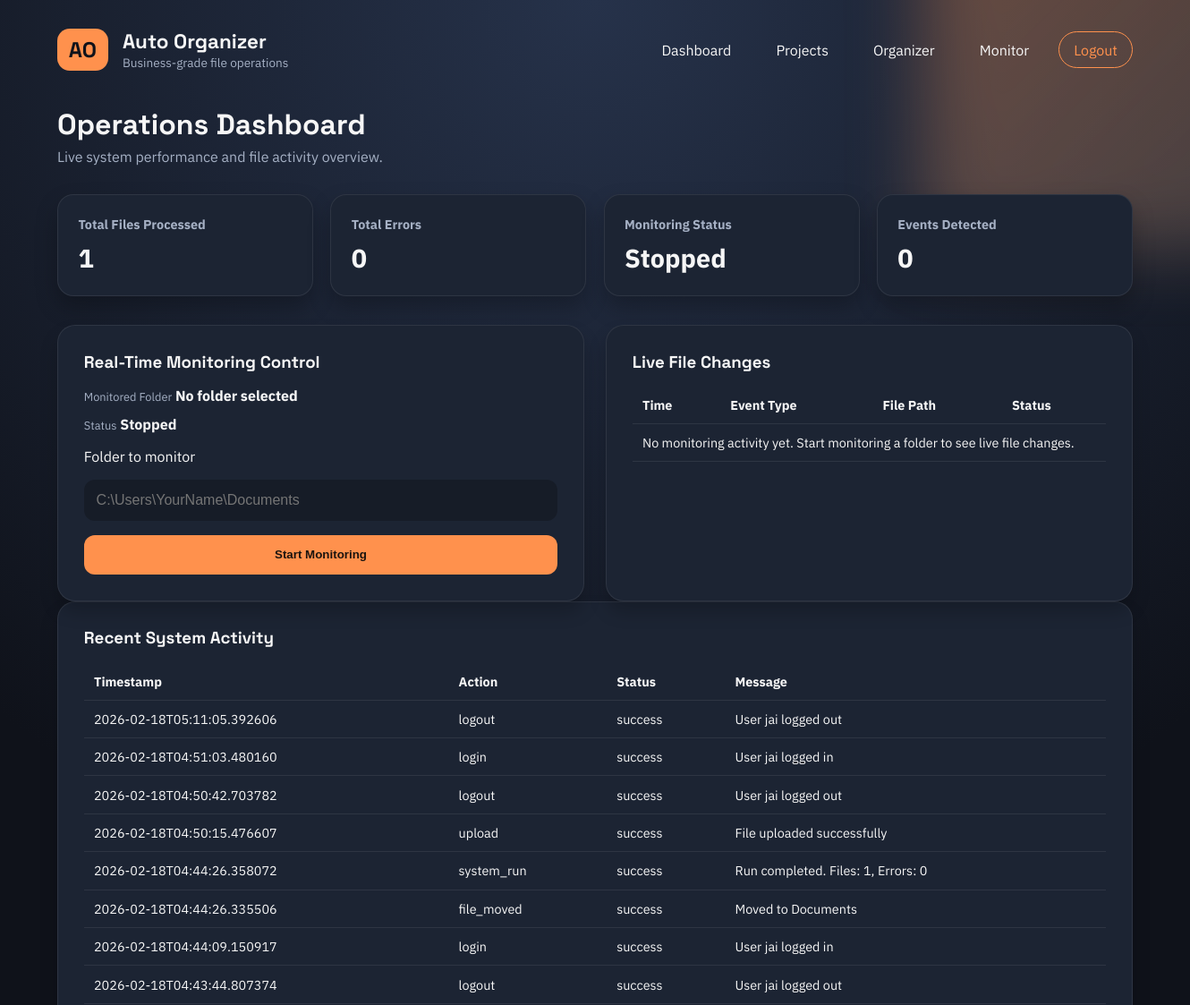
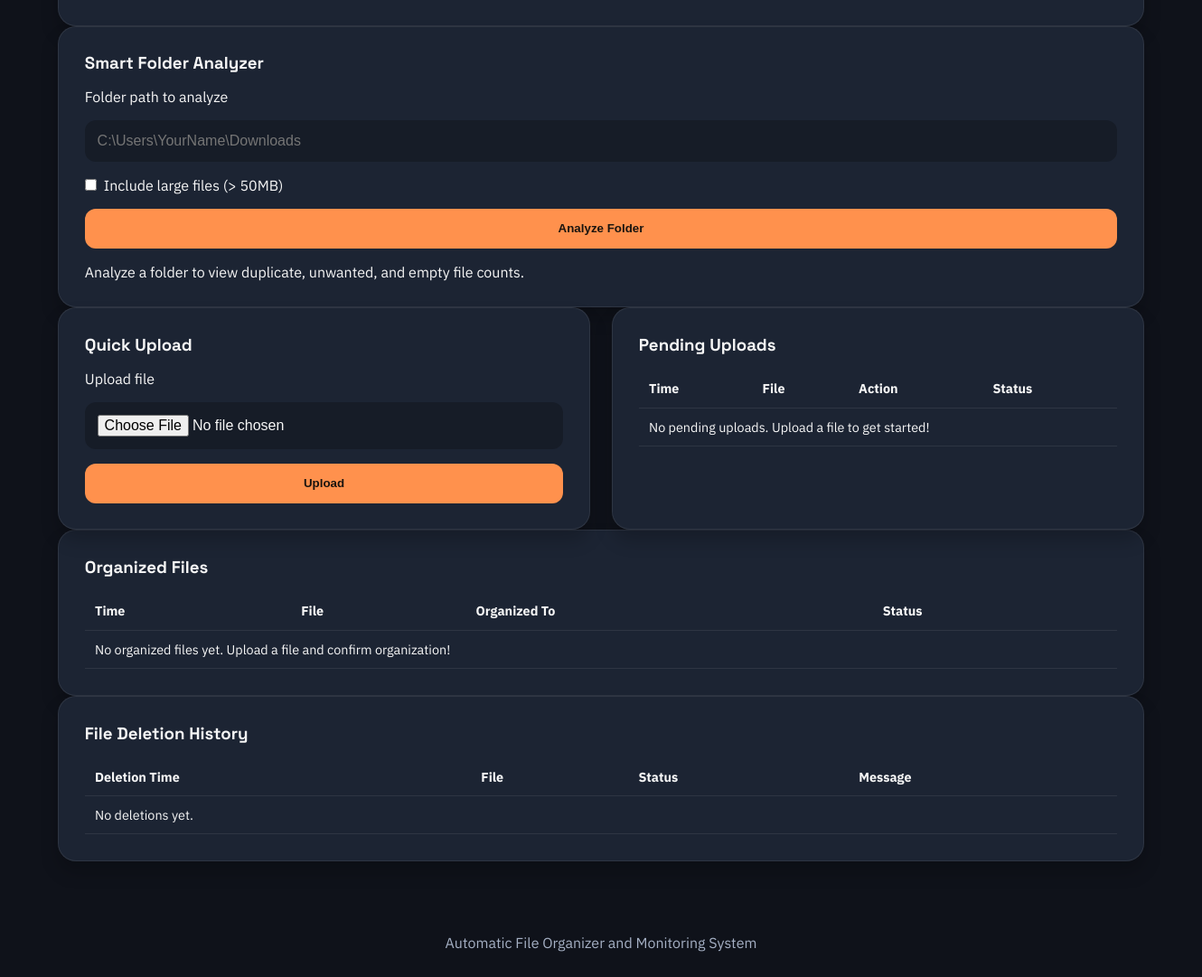
/dashboard (signed in), run on the app's committed database (2 pictures, top to bottom).
### tables this page shows
CREATE TABLE stats (
                    id INTEGER PRIMARY KEY AUTOINCREMENT,
                    total_files INTEGER NOT NULL,
                    total_errors INTEGER NOT NULL,
                    last_run TEXT NOT NULL,
                    session_id TEXT NOT NULL
                , username TEXT);

CREATE TABLE logs (
                    id INTEGER PRIMARY KEY AUTOINCREMENT,
                    action TEXT NOT NULL,
                    filename TEXT NOT NULL,
                    status TEXT NOT NULL,
                    message TEXT NOT NULL,
                    timestamp TEXT NOT NULL,
                    session_id TEXT NOT NULL
                , username TEXT);

### app.py (the view)
@app.route("/dashboard")
@login_required
def dashboard():
    session_id = ensure_session_id()
    username = session.get("username", "")
    stats = monitor.get_latest_stats(username, session_id)
    logs = db.get_recent_logs(username, limit=10)
    pending_uploads = db.get_pending_uploads(username, limit=10)
    organized_logs = db.get_logs_by_action(username, "uploaded_and_organized", limit=10)
    delete_logs = db.get_logs_by_action(username, "delete", limit=10)
    monitoring_logs = db.get_monitoring_logs(username, limit=10)
    system_status = monitor.get_system_status(stats)
    is_monitoring = file_monitor.is_monitoring(username, session_id)
    event_count = file_monitor.get_event_count(username, session_id)
    monitored_folder = session.get("monitored_folder", "No folder selected")
    smart_folder_analysis = session.get("smart_folder_analysis")
    smart_folder_path = session.get("smart_folder_path", "")
    return render_template(
        "dashboard.html",
        stats=stats,
        logs=logs,
        pending_uploads=pending_uploads,
        organized_logs=organized_logs,
        delete_logs=delete_logs,
        monitoring_logs=monitoring_logs,
        system_status=system_status,
        session_id=session_id,
        is_monitoring=is_monitoring,
        event_count=event_count,
        monitored_folder=monitored_folder,
        smart_folder_analysis=smart_folder_analysis,
        smart_folder_path=smart_folder_path,
    )

### templates/dashboard.html
{% extends "base.html" %}
{% block content %}
<section class="page-header">
    <h2>Operations Dashboard</h2>
    <p>Live system performance and file activity overview.</p>
</section>
<section class="stats-grid">
    <div class="stat-card">
        <h3>Total Files Processed</h3>
        <p class="stat-value">{{ stats.total_files }}</p>
    </div>
    <div class="stat-card">
        <h3>Total Errors</h3>
        <p class="stat-value">{{ stats.total_errors }}</p>
    </div>
    <div class="stat-card">
        <h3>Monitoring Status</h3>
        <p class="stat-value">{{ 'Running' if is_monitoring else 'Stopped' }}</p>
    </div>
    <div class="stat-card">
        <h3>Events Detected</h3>
        <p class="stat-value">{{ event_count }}</p>
    </div>
</section>
<section class="split-grid">
    <div class="panel">
        <h3>Real-Time Monitoring Control</h3>
        <div class="info-list">
            <div>
                <span>Monitored Folder</span>
                <strong>{{ monitored_folder }}</strong>
            </div>
            <div>
                <span>Status</span>
                <strong>{{ 'Running' if is_monitoring else 'Stopped' }}</strong>
            </div>
        </div>
        {% if is_monitoring %}
            <form method="POST" action="{{ url_for('stop_monitoring') }}" style="margin-top: 1rem;">
                <button type="submit" class="primary" style="background: #e74c3c;">Stop Monitoring</button>
            </form>
        {% else %}
            <form method="POST" action="{{ url_for('start_monitoring') }}" class="organizer-form" style="margin-top: 1rem;">
                <label for="folder_path">Folder to monitor</label>
                <input type="text" name="folder_path" id="folder_path" placeholder="C:\Users\YourName\Documents" required />
                <button type="submit" class="primary">Start Monitoring</button>
            </form>
        {% endif %}
    </div>
    <div class="panel">
        <h3>Live File Changes</h3>
        <div class="table-wrapper">
            <table>
                <thead>
                    <tr>
                        <th>Time</th>
                        <th>Event Type</th>
                        <th>File Path</th>
                        <th>Status</th>
                    </tr>
                </thead>
                <tbody>
                    {% for log in monitoring_logs %}
                    <tr>
                        <td>{{ log.timestamp }}</td>
                        <td>
                            {% if log.action == 'file_created' %}
                                <span style="color: #2ecc71;">● File Created</span>
                            {% elif log.action == 'folder_created' %}
                                <span style="color: #2ecc71;">📁 Folder Created</span>
                            {% elif log.action == 'file_deleted' %}
                                <span style="color: #e74c3c;">● File Deleted</span>
                            {% elif log.action == 'folder_deleted' %}
                                <span style="color: #e74c3c;">📁 Folder Deleted</span>
                            {% elif log.action == 'file_modified' %}
                                <span style="color: #f39c12;">● File Modified</span>
                            {% elif log.action == 'file_renamed' %}
                                <span style="color: #3498db;">● File Renamed</span>
                            {% elif log.action == 'folder_renamed' %}
                                <span style="color: #3498db;">📁 Folder Renamed</span>
                            {% else %}
                                {{ log.action }}
                            {% endif %}
                        </td>
                        <td style="font-size: 0.85rem;">{{ log.filename }}</td>
                        <td>{{ log.status }}</td>
                    </tr>
                    {% else %}
                    <tr>
                        <td colspan="4">No monitoring activity yet. Start monitoring a folder to see live file changes.</td>
                    </tr>
                    {% endfor %}
                </tbody>
            </table>
        </div>
    </div>
</section>
<section class="panel">
    <h3>Recent System Activity</h3>
    <div class="table-wrapper">
        <table>
            <thead>
                <tr>
                    <th>Timestamp</th>
                    <th>Action</th>
                    <th>Status</th>
                    <th>Message</th>
                </tr>
            </thead>
            <tbody>
                {% for log in logs %}
                <tr>
                    <td>{{ log.timestamp }}</td>
                    <td>{{ log.action }}</td>
                    <td>{{ log.status }}</td>
                    <td>{{ log.message }}</td>
                </tr>
                {% else %}
                <tr>
                    <td colspan="4">No logs yet.</td>
                </tr>
                {% endfor %}
            </tbody>
        </table>
    </div>
</section>
<section class="panel">
    <h3>Smart Folder Analyzer</h3>
    <form method="POST" action="{{ url_for('analyze_folder') }}" class="organizer-form" style="margin-bottom: 1rem;">
        <label for="analyze_folder_path">Folder path to analyze</label>
        <input
            type="text"
            name="analyze_folder_path"
            id="analyze_folder_path"
            placeholder="C:\Users\YourName\Downloads"
            value="{{ smart_folder_path }}"
            required
        />
        <label style="display: flex; align-items: center; gap: 0.5rem;">
            <input type="checkbox" name="include_large" />
            Include large files (&gt; 50MB)
        </label>
        <button type="submit" class="primary">Analyze Folder</button>
    </form>
    {% if smart_folder_analysis %}
        <div class="table-wrapper" style="margin-bottom: 1rem;">
            <table>
                <thead>
                    <tr>
                        <th>Total Files</th>
                        <th>Duplicates</th>
                        <th>Unwanted</th>
                        <th>Empty</th>
                    </tr>
                </thead>
                <tbody>
                    <tr>
                        <td>{{ smart_folder_analysis.total_files }}</td>
                        <td>{{ smart_folder_analysis.duplicate_count }}</td>
                        <td>{{ smart_folder_analysis.unwanted_count }}</td>
                        <td>{{ smart_folder_analysis.empty_count }}</td>
                    </tr>
                </tbody>
            </table>
        </div>
        <form method="POST" action="{{ url_for('clean_folder') }}" class="organizer-form">
            <input type="hidden" name="clean_folder_path" value="{{ smart_folder_analysis.folder_path }}" />
            <label style="display: flex; align-items: center; gap: 0.5rem;">
                <input type="checkbox" name="include_large" />
                Include large files (&gt; 50MB)
            </label>
            <button type="submit" class="primary" style="background: #e67e22;">Clean Folder</button>
        </form>
    {% else %}
        <p style="margin: 0;">Analyze a folder to view duplicate, unwanted, and empty file counts.</p>
    {% endif %}
</section>
<section class="split-grid">
    <div class="panel">
        <h3>Quick Upload</h3>
        <form method="POST" action="{{ url_for('upload') }}" enctype="multipart/form-data" class="organizer-form">
            <label for="file">Upload file</label>
            <input type="file" name="file" id="file" required />
            <button type="submit" class="primary">Upload</button>
        </form>
    </div>
    <div class="panel">
        <h3>Pending Uploads</h3>
        <div class="table-wrapper">
            <table>
                <thead>
                    <tr>
                        <th>Time</th>
                        <th>File</th>
                        <th>Action</th>
                        <th>Status</th>
                    </tr>
                </thead>
                <tbody>
                    {% for log in pending_uploads %}
                    <tr>
                        <td>{{ log.timestamp }}</td>
                        <td>{{ log.filename }}</td>
                        <td>
                            <div class="action-buttons" style="gap: 0.25rem;">
                                <form method="POST" action="{{ url_for('confirm_organize', filename=log.filename) }}" style="display: inline;">
                                    <button type="submit" class="action-btn confirm-btn" title="Organize this file">Organize</button>
                                </form>
                                <form method="POST" action="{{ url_for('reject_organize', filename=log.filename) }}" style="display: inline;">
                                    <button type="submit" class="action-btn reject-btn" title="Keep in uploads folder">Keep</button>
                                </form>
                            </div>
                        </td>
                        <td>{{ log.status }}</td>
                    </tr>
                    {% else %}
                    <tr>
                        <td colspan="4">No pending uploads. Upload a file to get started!</td>
                    </tr>
                    {% endfor %}
                </tbody>
            </table>
        </div>
    </div>
</section>
<section class="panel">
    <h3>Organized Files</h3>
    <div class="table-wrapper">
        <table>
            <thead>
                <tr>
                    <th>Time</th>
                    <th>File</th>
                    <th>Organized To</th>
                    <th>Status</th>
                </tr>
            </thead>
            <tbody>
                {% for log in organized_logs %}
                <tr>
                    <td>{{ log.timestamp }}</td>
                    <td>{{ log.filename }}</td>
                    <td style="color: #2ecc71; font-weight: 500;">{{ log.message }}</td>
                    <td>{{ log.status }}</td>
                </tr>
                {% else %}
                <tr>
                    <td colspan="4">No organized files yet. Upload a file and confirm organization!</td>
                </tr>
                {% endfor %}
            </tbody>
        </table>
    </div>
</section>
<section class="panel">
    <h3>File Deletion History</h3>
    <div class="table-wrapper">
        <table>
            <thead>
                <tr>
                    <th>Deletion Time</th>
                    <th>File</th>
                    <th>Status</th>
                    <th>Message</th>
                </tr>
            </thead>
            <tbody>
                {% for log in delete_logs %}
                <tr>
                    <td>{{ log.timestamp }}</td>
                    <td>{{ log.filename }}</td>
                    <td>{{ log.status }}</td>
                    <td>{{ log.message }}</td>
                </tr>
                {% else %}
                <tr>
                    <td colspan="4">No deletions yet.</td>
                </tr>
                {% endfor %}
            </tbody>
        </table>
    </div>
</section>
{% endblock %}

### data on the page
stats: total_files "1", total_errors "0"
logs: timestamp "2026-02-18T05:11:05.392606", action "logout", status "success", message "User jai logged out"
logs: timestamp "2026-02-18T04:51:03.480160", action "login", status "success", message "User jai logged in"
logs: timestamp "2026-02-18T04:50:42.703782", action "logout", status "success", message "User jai logged out"
logs: timestamp "2026-02-18T04:50:15.476607", action "upload", status "success", message "File uploaded successfully"
logs: timestamp "2026-02-18T04:44:26.358072", action "system_run", status "success", message "Run completed. Files: 1, Errors: 0"
logs: timestamp "2026-02-18T04:44:26.335506", action "file_moved", status "success", message "Moved to Documents"
logs: timestamp "2026-02-18T04:44:09.150917", action "login", status "success", message "User jai logged in"
logs: timestamp "2026-02-18T04:43:44.807374", action "logout", status "success", message "User jai logged out"

### other printed values
{{ 'Running' if is_monitoring else 'Stopped' }} "Stopped"
{{ event_count }} "0"
{{ monitored_folder }} "No folder selected"
